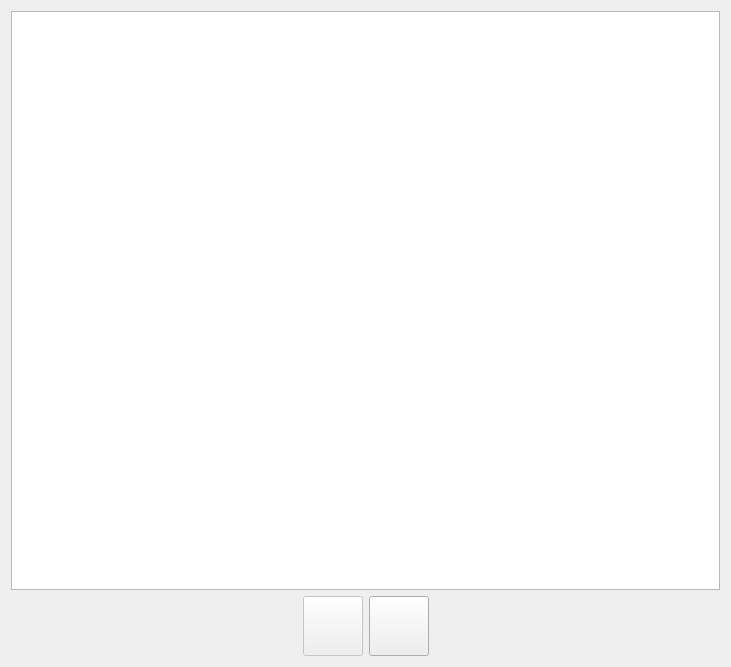
<?xml version="1.0" encoding="UTF-8"?>
<ui version="4.0">
 <class>DlgTables</class>
 <widget class="QDialog" name="DlgTables">
  <property name="geometry">
   <rect>
    <x>0</x>
    <y>0</y>
    <width>731</width>
    <height>667</height>
   </rect>
  </property>
  <property name="windowTitle">
   <string>Dialog</string>
  </property>
  <layout class="QVBoxLayout" name="verticalLayout">
   <item>
    <widget class="QWidget" name="widget" native="true">
     <property name="sizePolicy">
      <sizepolicy hsizetype="Preferred" vsizetype="Preferred">
       <horstretch>0</horstretch>
       <verstretch>1</verstretch>
      </sizepolicy>
     </property>
     <layout class="QVBoxLayout" name="verticalLayout_2">
      <property name="spacing">
       <number>2</number>
      </property>
      <property name="margin">
       <number>0</number>
      </property>
      <item>
       <widget class="QTableWidget" name="tblTable">
        <property name="editTriggers">
         <set>QAbstractItemView::NoEditTriggers</set>
        </property>
        <property name="selectionMode">
         <enum>QAbstractItemView::SingleSelection</enum>
        </property>
        <attribute name="horizontalHeaderVisible">
         <bool>false</bool>
        </attribute>
        <attribute name="horizontalHeaderDefaultSectionSize">
         <number>50</number>
        </attribute>
        <attribute name="verticalHeaderVisible">
         <bool>false</bool>
        </attribute>
        <attribute name="verticalHeaderDefaultSectionSize">
         <number>50</number>
        </attribute>
       </widget>
      </item>
     </layout>
    </widget>
   </item>
   <item>
    <layout class="QHBoxLayout" name="horizontalLayout">
     <item>
      <spacer name="horizontalSpacer">
       <property name="orientation">
        <enum>Qt::Horizontal</enum>
       </property>
       <property name="sizeHint" stdset="0">
        <size>
         <width>40</width>
         <height>20</height>
        </size>
       </property>
      </spacer>
     </item>
     <item>
      <widget class="QPushButton" name="btnOk">
       <property name="enabled">
        <bool>false</bool>
       </property>
       <property name="minimumSize">
        <size>
         <width>60</width>
         <height>60</height>
        </size>
       </property>
       <property name="maximumSize">
        <size>
         <width>60</width>
         <height>60</height>
        </size>
       </property>
       <property name="text">
        <string/>
       </property>
       <property name="icon">
        <iconset resource="../core_gui/res.qrc">
         <normaloff>:/new/prefix1/res/icons/ok.png</normaloff>:/new/prefix1/res/icons/ok.png</iconset>
       </property>
       <property name="iconSize">
        <size>
         <width>48</width>
         <height>48</height>
        </size>
       </property>
      </widget>
     </item>
     <item>
      <widget class="QPushButton" name="btnCancel">
       <property name="minimumSize">
        <size>
         <width>60</width>
         <height>60</height>
        </size>
       </property>
       <property name="maximumSize">
        <size>
         <width>60</width>
         <height>60</height>
        </size>
       </property>
       <property name="text">
        <string/>
       </property>
       <property name="icon">
        <iconset resource="../core_gui/res.qrc">
         <normaloff>:/new/prefix1/res/icons/cancel.png</normaloff>:/new/prefix1/res/icons/cancel.png</iconset>
       </property>
       <property name="iconSize">
        <size>
         <width>48</width>
         <height>48</height>
        </size>
       </property>
      </widget>
     </item>
     <item>
      <spacer name="horizontalSpacer_3">
       <property name="orientation">
        <enum>Qt::Horizontal</enum>
       </property>
       <property name="sizeHint" stdset="0">
        <size>
         <width>40</width>
         <height>20</height>
        </size>
       </property>
      </spacer>
     </item>
    </layout>
   </item>
  </layout>
 </widget>
 <resources>
  <include location="../core_gui/res.qrc"/>
 </resources>
 <connections/>
</ui>
